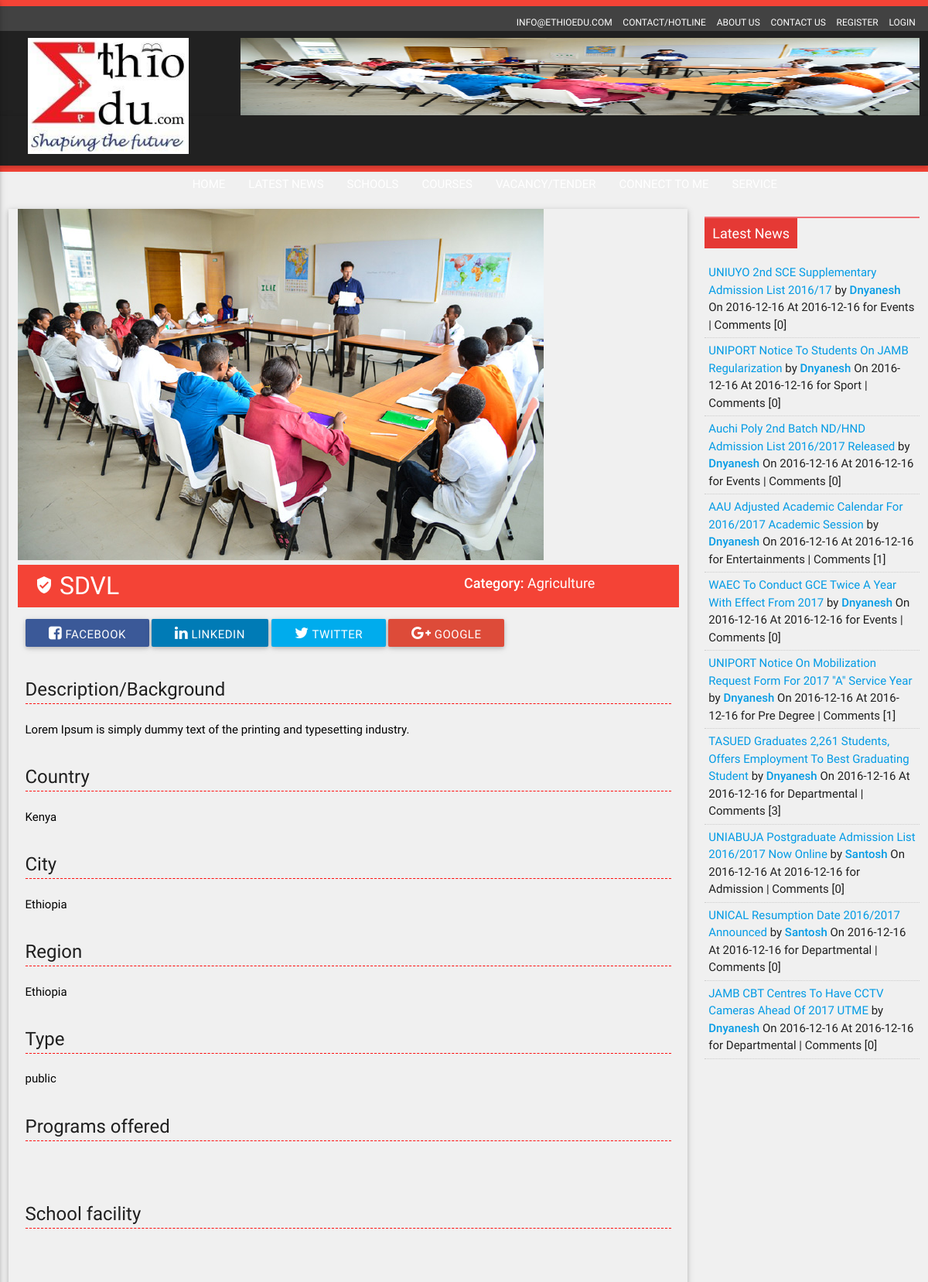
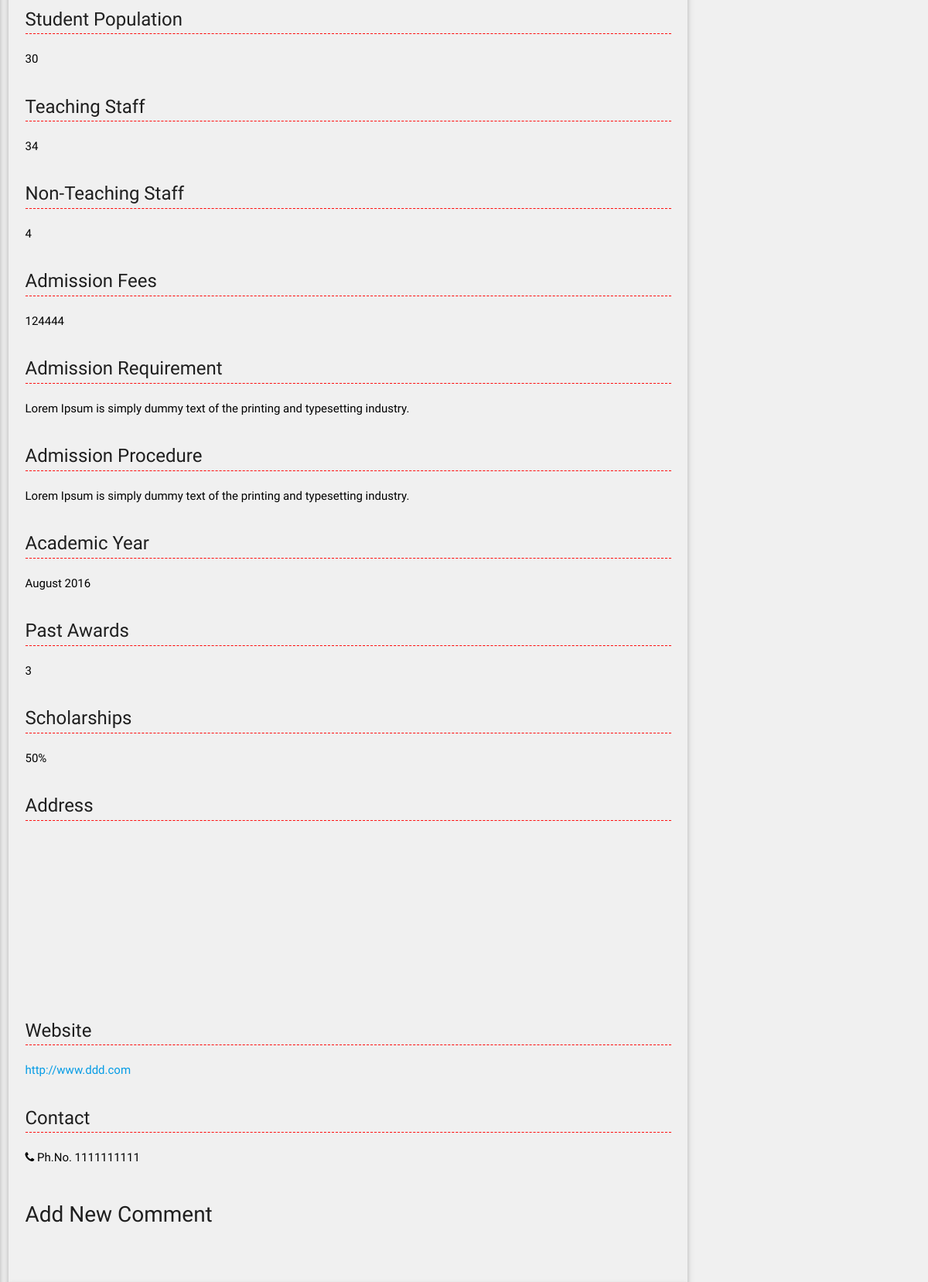
The page /Schooldetails/show_one/8 (upper part) on the database its author committed (2 pictures, top to bottom).
### tables this page shows
CREATE TABLE `tbl_advertise` (
  `advertise_id` int(11) NOT NULL,
  `advertise_name` varchar(100) NOT NULL,
  `advertise_email` varchar(50) NOT NULL,
  `advertise_number` varchar(15) NOT NULL,
  `advertise_category` varchar(50) NOT NULL,
  `advertise_position` varchar(20) NOT NULL,
  `advertise_subject` varchar(200) NOT NULL,
  `advertise_attachment` varchar(200) NOT NULL,
  `advertise_desc` varchar(500) NOT NULL,
  `advertise_date` varchar(50) NOT NULL,
  `advertise_time` varchar(50) NOT NULL,
  `user_id` int(11) NOT NULL,
  `isactive` tinyint(1) NOT NULL DEFAULT '0'
);

CREATE TABLE `tbl_school_meta` (
  `school_id` int(11) NOT NULL,
  `registration_type` varchar(50) NOT NULL,
  `school_name` varchar(50) NOT NULL,
  `school_logo` varchar(100) NOT NULL,
  `school_category` varchar(50) NOT NULL,
  `school_university` varchar(50) NOT NULL,
  `school_institute` varchar(50) NOT NULL,
  `other_category` varchar(50) NOT NULL,
  `school_number` varchar(50) NOT NULL,
  `school_country` varchar(50) NOT NULL,
  `school_city` varchar(50) NOT NULL,
  `school_region` varchar(50) NOT NULL,
  `school_type` varchar(50) NOT NULL,
  `Program_tokenfield` varchar(1000) NOT NULL,
  `school_facility` varchar(1000) NOT NULL,
  `school_population` int(10) NOT NULL,
  `teaching_staff` int(10) NOT NULL,
  `non_teaching_staff` int(10) NOT NULL,
  `school_awards` varchar(50) NOT NULL,
  `school_acadamic_year` varchar(50) NOT NULL,
  `school_acadamic_fee` varchar(50) NOT NULL,
  `admission_procedure` varchar(200) NOT NULL,
  `acadamic_requirment` varchar(200) NOT NULL,
  `school_scholarship` varchar(100) NOT NULL,
  `school_address` varchar(200) NOT NULL,
  `school_url` varchar(100) NOT NULL,
  `school_desc` varchar(200) NOT NULL,
  `school_date` varchar(50) NOT NULL,
  `school_time` varchar(50) NOT NULL,
  `school_approve` varchar(10) NOT NULL,
  `user_id` int(11) NOT NULL
);

CREATE TABLE `tbl_posts` (
  `post_id` int(11) NOT NULL,
  `post_title` varchar(100) NOT NULL,
  `post_desc` varchar(5000) NOT NULL,
  `post_category` varchar(50) NOT NULL,
  `post_attachment` varchar(50) NOT NULL,
  `post_author` varchar(50) NOT NULL,
  `post_source` varchar(50) NOT NULL,
  `post_event_date` varchar(100) NOT NULL,
  `post_event_time` varchar(100) NOT NULL,
  `post_date` varchar(50) NOT NULL,
  `post_time` varchar(50) NOT NULL,
  `post_venue` varchar(50) NOT NULL,
  `post_type` varchar(50) NOT NULL,
  `post_approve` varchar(10) NOT NULL,
  `user_id` int(11) NOT NULL
);

### application/views/schooldetails.php (the view, shortened to what the rows shown need)
<?php  $this->load->view('header'); ?>
<div class="service-wrap ">
  <div class="row">
    <div class="col s12 m9 grid-example ">
      <div class="row school_detail_wrap z-depth-1">
        <?php
$sch_id = $this->uri->segment('3');
foreach ($sch_details as $row){
?>
        <div class="school_banner col m12">
          <?php $img=$row['school_logo'] ?>
          <img src="<?php echo base_url().'uploads/'.$img ?>" class="responsive-img" />
        </div>
        <div class="school_name-wrap col m12">
          <div class="red col m12">
            <h2 class="school_name col s8">
              <i class="material-icons dp48">verified_user
              </i>
              <?php echo $row['school_name']?>
            </h2>
            <span class=" school-type col s4">
              <span>
                <strong>Category:
                </strong>
              </span>
              <?php echo $row['school_category']?>
            </span>
          </div>
        </div>
        <div class="col m12">
          <div class="school_social">
            <ul>
              <li>
                <a id = "share_button" href="#" class="waves-effect waves-light btn facebook darken-3">
                  <i class="fa fa-facebook-square">
                  </i> Facebook
                </a>
              </li>
              <?php
$s_desc = substr($row['school_desc'],0,100);
$edesc = $s_desc.'...';
?>
              <li>
                <a href="javascript:myPopup('https://www.linkedin.com/shareArticle?mini=true&url=<?php echo base_url();?>?id=<?php echo $this->uri->segment('3'); ?>&title=<?php echo $row['school_name']; ?>&summary=<?php echo $edesc; ?>')" class="waves-effect waves-light btn linkedin darken-3">
                  <i class="fa fa-linkedin">
                  </i> Linkedin
                </a>
              </li>
              <li>
                <a href="https://twitter.com/intent/tweet?text=<?php echo $row['school_name']?>?url=<?php echo base_url();?>?id=<?php echo $this->uri->segment('3'); ?>" data-show-count="false" class="waves-effect waves-light btn twitter darken-3 ">
                  <i class="fa fa-twitter">
                  </i> Twitter
                </a>
              </li>
              <li>
                <a href="https://plus.google.com/share?url=<?php echo base_url();?>?id=<?php echo $this->uri->segment('3'); ?>" class="waves-effect waves-light btn googleplus darken-3" onclick="javascript:window.open(this.href,
'', 'menubar=no,toolbar=no,resizable=yes,scrollbars=yes,height=600,width=600');return false;">
                  <i class="fa fa-google-plus">
                  </i> Google
                </a>
              </li>
            </ul>
          </div>
        </div>
        <div class="col m12">
          <div class="school_desc">
            <h2 class="sch_det_title">Description/Background
            </h2>
            <p class="sch_desc">
              <?php echo $row['school_desc']?>
            </p>
          </div>
        </div>
        <div class="col m12">
          <div class="school_country">
            <h2 class="sch_det_title">Country
            </h2>
            <p class="sch_country">
              <?php echo $row['school_country']?>
            </p>
          </div>
        </div>
        <div class="col m12">
          <div class="school_country">
            <h2 class="sch_det_title">City
            </h2>
            <p class="sch_country">
              <?php echo $row['school_city']?>
            </p>
          </div>
        </div>
        <div class="col m12">
          <div class="school_country">
            <h2 class="sch_det_title">Region
            </h2>
            <p class="sch_country">
              <?php echo $row['school_region']?>
            </p>
          </div>
        </div>
        <div class="col m12">
          <div class="school_country">
            <h2 class="sch_det_title">Type
            </h2>
            <p class="sch_country">
              <?php echo $row['school_type']?>
            </p>
          </div>
        </div>
        <div class="col m12">
          <div class="school_country">
            <h2 class="sch_det_title">Programs offered
            </h2>
            <br/>
          </div>
        </div>
        <div class="col m12">
          <div class="school_country">
            <h2 class="sch_det_title">School facility
            </h2>
            <br/>
          </div>
        </div>
        <div class="col m12">
          <div class="school_country">
            <h2 class="sch_det_title">Student Population
            </h2>
            <p>
              <?php echo $row['school_population']?>
            </p>
          </div>
        </div>
        <div class="col m12">
          <div class="school_country">
            <h2 class="sch_det_title">Teaching Staff
            </h2>
            <p>
              <?php echo $row['teaching_staff']?>
            </p>
          </div>
        </div>
        <div class="col m12">
          <div class="school_country">
            <h2 class="sch_det_title">Non-Teaching Staff
            </h2>
            <p>
              <?php echo $row['non_teaching_staff']?>
            </p>
          </div>
        </div>
        <div class="col m12">
          <div class="school_country">
            <h2 class="sch_det_title">Admission Fees
            </h2>
            <p>
              <?php echo $row['school_acadamic_fee']?>
            </p>
          </div>
        </div>
        <div class="col m12">
          <div class="school_country">
            <h2 class="sch_det_title">Admission Requirement
            </h2>
            <p>
              <?php echo $row['acadamic_requirment']?>
            </p>
          </div>
        </div>
        <div class="col m12">
          <div class="school_country">
            <h2 class="sch_det_title">Admission Procedure
            </h2>
            <p>
              <?php echo $row['admission_procedure']?>
            </p>
          </div>
        </div>
        <div class="col m12">
          <div class="school_country">
            <h2 class="sch_det_title">Academic Year
            </h2>
            <p>August 2016
            </p>
          </div>
        </div>
        <div class="col m12">
          <div class="school_country">
            <h2 class="sch_det_title">Past Awards
            </h2>
            <p>
              <?php echo $row['school_awards']; ?>
            </p>
          </div>
        </div>
        <div class="col m12">
          <div class="school_country">
            <h2 class="sch_det_title">Scholarships
            </h2>
            <p>
              <?php echo $row['school_scholarship']; ?>
            </p>
          </div>
        </div>
        <div class="col m12">
          <div class="school_country">
            <h2 class="sch_det_title">Address
            </h2>
            <div id="map" style="height:200px;width:100%;" >
            </div>
          </div>
        </div>
        <div class="col m12">
          <div class="school_country">
            <h2 class="sch_det_title">Website
            </h2>
            <a href="#" target="_blank">
              <?php echo $row['school_url']?>
            </a>
          </div>
        </div>
        <div class="col m12">
          <div class="school_country">
            <h2 class="sch_det_title">Contact
            </h2>
            <p>
              <i class="fa fa-phone">
              </i> Ph.No.
              <?php echo $row['school_number']?>
            </p>
          </div>
        </div>
        <?php    if ($this->session->userdata('logged_in'))
{  ?>
        <div class="col m12">
          <div class="school_country">
            <h2 class="sch_det_title">Enquiry
            </h2>
            <p>Want More Details about School? &nbsp;
              <a href="<?php echo base_url() ?>index.php/enquiry?id=<?php echo $sch_id; ?>&name=<?php echo $row['school_name']?>" class="waves-effect waves-light btn red darken-3">Make Enquiry
              </a>
            </p>
          </div>
        </div>
          <?php }} ?>
        <div class="coment_box row">
          <div class="col m12">
            <h2>Add New Comment
            </h2>
          </div>
        </div>
        <br/>
      </div>
    </div>
  <div class="col s12 m3 ">
    <div class="latest_news_wrap ">
      <h1 class="red_label_title">Latest News
      </h1>
      <ul class="latest_news_list">
        <?php
foreach ($news as $row){
$news_id = $row['post_id'];
$query2 = $this->db->query("select count(*) as row_count from tbl_postresponse where post_id = '".$news_id."' and pparent_id = '0'");
?>
        <li class="Latest_news_content">
          <a href="<?php echo base_url()?>news_detail/show_one/<?= $news_id   ?>" class="news_link">
            <span class="News_title">
              <?php echo $row['post_title']; ?>
            </span>
          </a>
          <span id="newsdetailinfo" class="hmForumDateFormat">by
            <strong>
              <a href="<?php echo base_url(); ?>index.php/userdashboard?uid=<?php echo $row['user_id']; ?>">
                <?php echo $row['post_author']; ?>
              </a>
            </strong> On
            <?php echo $row['post_date']; ?> At
            <?php echo $row['post_date']; ?>
            <span class="infoText1"> for
              <?php echo $row['post_category'];?> | Comments [<?php echo $query2->result()[0]->row_count; ?>]
            </span>
          </span>
        </li>
        <?php } ?>
      </ul>
    </div>
  </div>
  </div>
</div>

### application/views/header.php (shortened to what the rows shown need)
<!DOCTYPE html>
<html lang="en">
    <head>
        <link rel="stylesheet" type="text/css" href="<?php echo base_url() . 'css/materialize.min.css' ?> " />
        <link rel="stylesheet" type="text/css" href="<?php echo base_url() . 'css/font-awesome.min.css' ?>" />
        <link rel="stylesheet" type="text/css" href="<?php echo base_url() . 'css/owl.carousel.css' ?>" />
        <link rel="stylesheet" type="text/css" href="<?php echo base_url() . 'css/bootstrapValidator.css'?>"/>
        <link rel="stylesheet" type="text/css" href="<?php echo base_url() . 'css/style.css' ?>" />
    </head>
    <body>
        <div class="header-top1 grey darken-4 ">
            <div class="row">
                <div class="col s9 ">
                    <div class="upper_slider">
                         <?php foreach ($banners as $key => $value) {
                                if($value['advertise_position']=='Top')
                                    echo "<div class='item'><img src='../uploads/".$value['advertise_attachment']."'></div>";
                            }?>
                    </div>
                </div>
            </div>
        </div>

### rows shown on the page
tbl_advertise: advertise_attachment (placeholder picture)
tbl_school_meta: school_logo (placeholder picture), school_name "SDVL", school_category "Agriculture", school_desc "Lorem Ipsum is simply dummy text of the printing and typesetting industry.", school_country "Kenya", school_city "Ethiopia", school_region "Ethiopia", school_type "public", school_population "30", teaching_staff "34", non_teaching_staff "4", school_acadamic_fee "124444", acadamic_requirment "Lorem Ipsum is simply dummy text of the printing and typesetting industry.", admission_procedure "Lorem Ipsum is simply dummy text of the printing and typesetting industry.", school_awards "3", school_scholarship "50%", school_url "http://www.ddd.com", school_number "1111111111"
tbl_posts: post_title "UNIUYO 2nd SCE Supplementary Admission List 2016/17", post_author "Dnyanesh", post_date "2016-12-16", post_category "Events", row_count "0"
tbl_posts: post_title "UNIPORT Notice To Students On JAMB Regularization", post_author "Dnyanesh", post_date "2016-12-16", post_category "Sport", row_count "0"
tbl_posts: post_title "Auchi Poly 2nd Batch ND/HND Admission List 2016/2017 Released", post_author "Dnyanesh", post_date "2016-12-16", post_category "Events", row_count "0"
tbl_posts: post_title "AAU Adjusted Academic Calendar For 2016/2017 Academic Session", post_author "Dnyanesh", post_date "2016-12-16", post_category "Entertainments", row_count "1"
tbl_posts: post_title "WAEC To Conduct GCE Twice A Year With Effect From 2017", post_author "Dnyanesh", post_date "2016-12-16", post_category "Events", row_count "0"
tbl_posts: post_title "UNIPORT Notice On Mobilization Request Form For 2017 \"A\" Service Year", post_author "Dnyanesh", post_date "2016-12-16", post_category "Pre Degree", row_count "1"
tbl_posts: post_title "TASUED Graduates 2,261 Students, Offers Employment To Best Graduating Student", post_author "Dnyanesh", post_date "2016-12-16", post_category "Departmental", row_count "3"
tbl_posts: post_title "UNIABUJA Postgraduate Admission List 2016/2017 Now Online", post_author "Santosh", post_date "2016-12-16", post_category "Admission", row_count "0"
tbl_posts: post_title "UNICAL Resumption Date 2016/2017 Announced", post_author "Santosh", post_date "2016-12-16", post_category "Departmental", row_count "0"
tbl_posts: post_title "JAMB CBT Centres To Have CCTV Cameras Ahead Of 2017 UTME", post_author "Dnyanesh", post_date "2016-12-16", post_category "Departmental", row_count "0"
